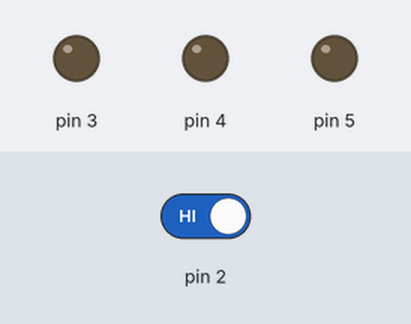
A sketch run on a simulated Arduino Uno, built with avr-gcc and run on an emulated ATmega328P. Parts: output pins drawn as LEDs (lit = HIGH). Inputs (shaded band) come from the test bench; at power-on: pin 2 HIGH.

Above: at 13.2 s.
13.3 s: pin 2 driven LOW
At 15.4 s:
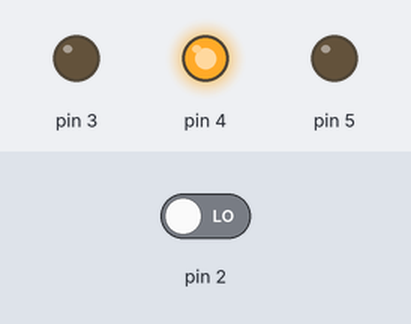
At 17.4 s:
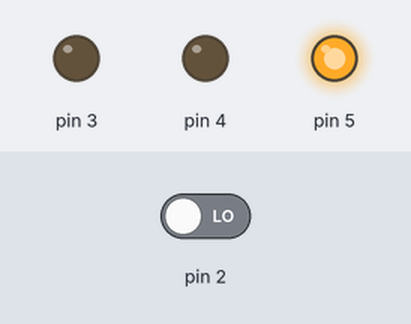
25.3 s: pin 2 driven HIGH
At 28.4 s:
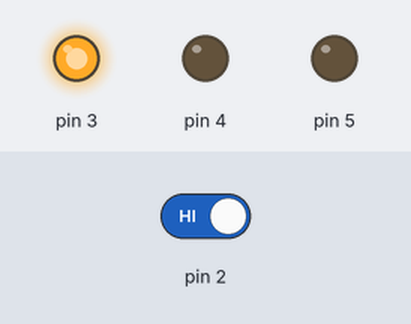
Timing chart, 0 to 44.8 s (numbered marks = the images above; inputs shaded):
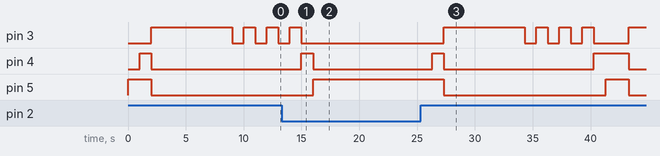

The sketch:

TrafficLight.ino
```cpp
int switchState=0;

void setup() {
  // put your setup code here, to run once:
  pinMode(3,OUTPUT);
  pinMode(4,OUTPUT);
  pinMode(5,OUTPUT);
  pinMode(2,INPUT);

}

void loop() {
  // put your main code here, to run repeatedly:
  switchState = digitalRead(2);

  if(switchState == LOW){
    digitalWrite(5,HIGH);
    digitalWrite(4,LOW);
    digitalWrite(3,LOW);
  }
  else{
    digitalWrite(5,HIGH);
    delay(1000);
    digitalWrite(4,HIGH);

    delay(1000);

    digitalWrite(5,LOW);
    digitalWrite(4,LOW);
    digitalWrite(3,HIGH);
    delay(7000);
    digitalWrite(3,LOW);
    delay(1000);
    digitalWrite(3,HIGH);
    delay(1000);
    digitalWrite(3,LOW);
    delay(1000);
    digitalWrite(3,HIGH);
    delay(1000);
    digitalWrite(3,LOW);
    delay(1000);
    digitalWrite(3,HIGH);
    delay(1000);
    digitalWrite(3,LOW);

    digitalWrite(4,HIGH);
    digitalWrite(3,LOW);
    delay(1000);

  }

}
```

Measured:
- after the input at 13.3 s, pin 3: goes on until 15.0 s, then stays LOW; pin 5: goes on until 16.0 s, then stays HIGH
- after the input at 25.3 s, pin 3: goes HIGH 7.0 s, 3 × (LOW 1.0 s, HIGH 1.0 s), LOW 3.0 s, then HIGH, starting after 2.0 s; pin 4: LOW → HIGH after 1.0 s, → LOW 1.0 s later, → HIGH 13.0 s later, → LOW 3.0 s later; pin 5: HIGH → LOW after 2.0 s, → HIGH 14.0 s later, → LOW 2.0 s later
- by itself, pin 3: repeats every 2.0 s: LOW 1.0 s, HIGH 1.0 s
